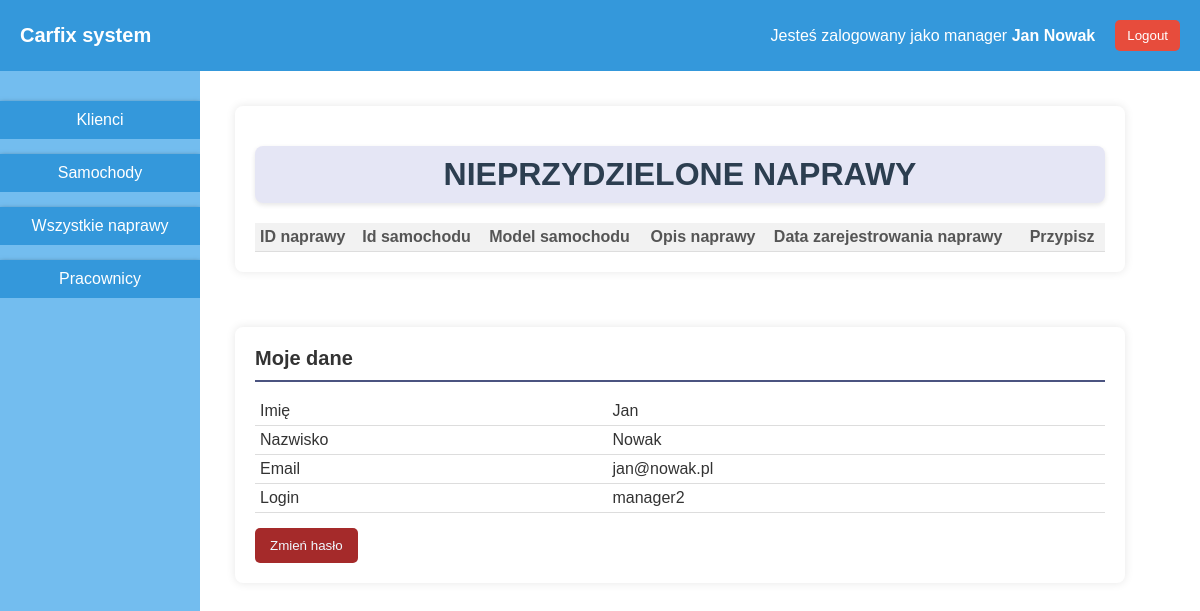
The app's page /manager-panel (signed in) with its own data.
### car_repair_app/models.py (models this page shows, shortened)
class Manager(models.Model):
    user = models.OneToOneField(User,on_delete=models.CASCADE,related_name='manager')

### car_repair_app/decorators.py (the view)
        def wrapper_func(request, *args, **kwargs):
            group=None
            if request.user.groups.exists():
                group = request.user.groups.all()[0].name
            if group in allowed_groups:
                return view_func(request,*args,**kwargs)
            else:
                return redirect('/logout')

### car_repair_app/views.py (called while the page is built)
@cache_control(no_cache=True, must_revalidate=True, no_store=True)
@login_required()
@allowed_groups(allowed_groups=['manager'])
def manager_panel(request):
    manager = Manager.objects.get(user=request.user)
    unassigned_repairs = Repair.objects.filter(workers=None)
    repairs_with_forms_list = []
    for repair in unassigned_repairs:
        form = RepairFormWorkersUpdator(instance=repair)
        repairs_with_forms_list.append((repair,form))
    return render(request,'manager_panel.html',{'manager':manager,'repairs_with_forms_list':repairs_with_forms_list})

### car_repair_app/templates/manager_panel.html (shortened to what this page needs)
{% extends 'base.html' %}
{% block content %}
<div class="container">
    <div class="worker-central-panel">
        <h1>NIEPRZYDZIELONE NAPRAWY</h1>
        <table>
            <tr>
                <th>ID naprawy</th>
                <th>Id samochodu</th>
                <th>Model samochodu</th>
                <th>Opis naprawy</th>
                <th>Data zarejestrowania naprawy</th>
                <th>Przypisz</th>
            </tr>
        </table>
    </div>
    <div class="worker-right-panel">
        <h2>Moje dane</h2>
        <table>
            <tr>
                <td>Imię</td>
                <td>{{manager.user.first_name}}</td>
            </tr>
            <tr>
                <td>Nazwisko</td>
                <td>{{manager.user.last_name}}</td>
            </tr>
            <tr>
                <td>Email</td>
                <td>{{manager.user.email}}</td>
            </tr>
            <tr>
                <td>Login</td>
                <td>{{manager.user.username}}</td>
            </tr>
        </table>
        <form action="{% url 'password-edit' %}" method="get">
            <button type="submit" style="background-color: brown; color:aliceblue;">Zmień hasło</button>
        </form>
    </div>
</div>
{% endblock %}

### car_repair_app/templates/base.html (shortened to what this page needs)
<!DOCTYPE html>
<html>
<head>
</head>
<body>
    <nav>
        <div class="nav-left">
           <a href="{% url 'main' %}"> Carfix system</a>
        </div>
        <div class="nav-right">
            <div class="nav-user-name">
                Jesteś zalogowany jako {{ user.groups.all.0 }} <b>{{request.user.first_name}} {{request.user.last_name}}</b>
            </div>
            <div class="nav-user-name">
                <form action="{% url 'logout' %}">
                    <button>Logout</button>
                </form>
            </div>
        </div>
    </nav>
        <div class="almighty_container">
            {% if request.user.groups.first.name != 'client' %}
            <div class="menu_container">
                <table>
                    <tr>
                        <td>
                            <form action="/clients" method="get">
                                <button type="submit">Klienci</button>
                            </form>
                        </td>
                    </tr>
                    <tr>
                        <td>
                            <form action="/cars" method="get">
                                <button type="submit">Samochody</button>
                            </form>
                        </td>
                    </tr>
                    <tr>
                    <td>
                        <form action="/repairs" method="get">
                            <button type="submit">Wszystkie naprawy</button>
                        </form>
                    </td>
                    </tr>
                    {% if request.user.groups.first.name == 'manager' or request.user.groups.first.name == 'admin' %}
                    <tr>
                        <td>
                            <form action="/workers" method="get">
                                <button type="submit">Pracownicy</button>
                            </form>
                        </td>
                    </tr>
                    {% endif %}
            </table>
            </div>
            {% endif %}
            <div class='sub-almighty-container'>
                {% block content %}
                {% endblock %}
            </div>
        </div>
</body>
</html>

### car_repair_app/templates/base.html (style rules this page uses)
* { margin:0; padding:0; box-sizing: border-box; }
body { font-family: Arial, sans-serif; background-color: #f5f5f5; width:100%; }
h2 { margin-bottom: 15px; font-size: 20px; color: #333; border-bottom: 2px solid #4b5480; padding-bottom: 10px; }
.almighty_container { display:flex; justify-content: space-between; padding: 0 5% 0 0; background-color: #ffffff; }
.container { display: flex; flex-basis: 100%; justify-content: space-between; gap: 20px; overflow-x: auto; }
.sub-almighty-container { flex-basis: 100%; margin-left: 20px; margin-top:20px; }
table { width: 100%; border-collapse: collapse; margin-top: 15px; }
th, td { padding: 5px; text-align: left; border-bottom: 1px solid #ddd; }
th { background-color: #f2f2f2; font-weight: bold; color: #555; }
td { color: #333; }
a { color: #3498db; text-decoration: none; }
button { display: inline-block; padding: 10px 15px; background-color: #3498db; color: white; border: none; border-radius: 5px; cursor: pointer; margin-top: 15px; }
@media (max-width: 1450px) { .container { flex-direction: column; } }
@media (max-width: 1450px) { .models-table th, td { overflow: auto; } }
h1 { font-size: 32px; font-weight: bold; color: #2c3e50; text-align: center; margin: 20px 0; padding: 10px; background-color: rgba(0, 16, 157, 0.1); border-radius: 8px; box-shadow: 0px 2px 5px rgba(0, 0, 0, 0.1); }
.menu_container { background-color: #73bdef; position:sticky; top:0; display: flex; height: 100vh; width:200px; }
.menu_container table { height: 20%; width: 200px; border-collapse: collapse; }
.menu_container td { padding: 0px 0; text-align: center; border-bottom: 0; }
.menu_container button { width: 100%; padding: 10px; background-color: #3498db; color: white; border: none; height: 100%; border-radius: 0px; cursor: pointer; font-size: 16px; box-shadow: 0px 2px 5px rgba(0, 0, 0.0, 0.5); }
.menu_container form { display: block; width: 100%; }
nav { background-color: #3498db; padding: 10px 20px; display: flex; justify-content: space-between; align-items: center; box-shadow: 0 2px 5px rgba(0, 0, 0, 0.1); width:100%; color: white; }
.nav-left a { color: white; font-size: 20px; text-decoration: none; font-weight: bold; }
.nav-right { display: flex; align-items: center; gap: 20px; }
.nav-user-name { font-size: 16px; color: white; }
.nav-user-name form button { padding: 8px 12px; background-color: #e74c3c; border: none; border-radius: 5px; color: white; cursor: pointer; margin: 10px 0px 10px 0px; }
.worker-left-menu, .worker-central-panel, .worker-right-panel { background-color: white; padding: 20px; border-radius: 8px; box-shadow: 0 0 10px rgba(0, 0, 0, 0.1); flex: 1; margin:15px; margin-bottom:20px }
.container .worker-right-panel { flex-basis:25%; }
.container .worker-central-panel { flex-basis:75%; }
body { font-family: Arial; }

### records on screen
Manager: user.first_name "Jan", user.last_name "Nowak", user.email "jan@nowak.pl", user.username "manager2"

### other values on screen
{{ user.groups.all.0 }} "manager"
{{ request.user.first_name }} "Jan"
{{ request.user.last_name }} "Nowak"
